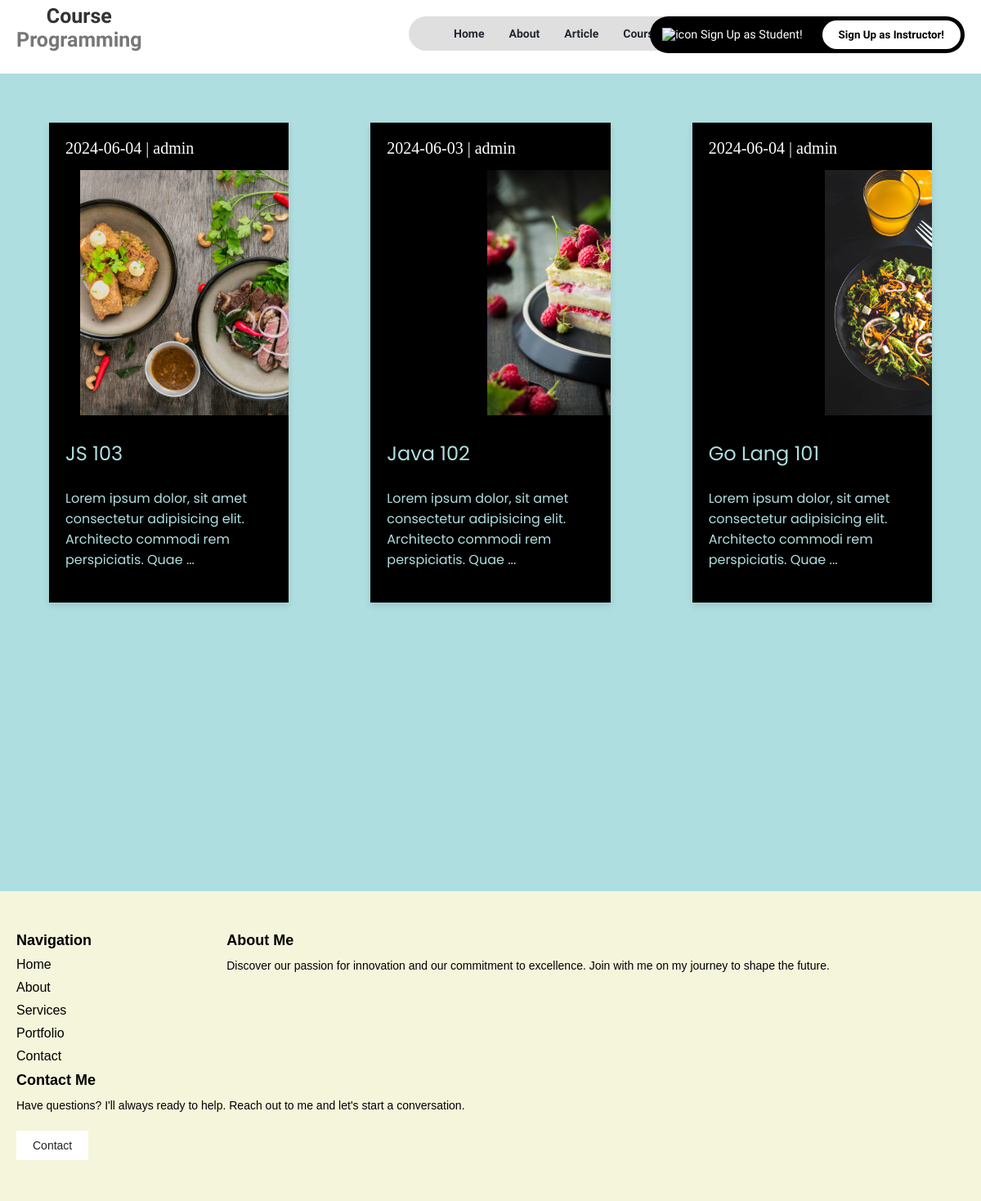
Screenshot of /index.php?q=artikel with the database file from the repository.
### tables this page shows
CREATE TABLE `articles` (
  `id` int(11) NOT NULL,
  `user_id` int(11) NOT NULL,
  `category_id` int(11) NOT NULL,
  `title` varchar(255) NOT NULL,
  `thumbnail` varchar(255) NOT NULL,
  `content` text NOT NULL,
  `published_date` date DEFAULT NULL
);

CREATE TABLE `users` (
  `id` int(11) NOT NULL,
  `username` varchar(50) NOT NULL,
  `password` varchar(255) NOT NULL,
  `permission` enum('1','2','3') NOT NULL
);

### pages/artikel.php (the view, shortened to what this page needs)
<div class="articles">
    <?php
    $crud = new Crud();
    $conn = $crud->getConnection();
    $sql = "CALL GetArticles()";
    $result = $conn->query($sql);
    if ($result) {
        $artikel = [];
        while ($row = $result->fetch_assoc()) {
            $artikel[] = $row;
        }
        foreach ($artikel as $row) :
    ?>
        <div class="article">
            <div class="card-content">
                <p class="date-author"><?= $row['published_date'] ?> | <?= $row['username']; ?></p>
                <a href="pages/detail/artikel-detail.php?id=<?= $row['id']; ?>">
                    <img src="master/artikel/<?= $row['thumbnail'] ?>" alt="thumbnail" class="thumbnail">
                    <h2 class="card-title"><?= ucwords($row['title']); ?></h2>
                    <p class="card-text"><?= strlen($row['content']) > 100 ? substr($row['content'], 0, 100) . '...' : $row['content']; ?></p>
                </a>
            </div>
        </div>
        <?php
        endforeach;
        } else {
            echo "<tr><td colspan='6'>Terjadi kesalahan pada query!</td></tr>";
        }
        ?>
</div>

### style.css (style rules this page uses)
* { padding: 0; margin: 0; }
a { text-decoration: none; }
.card-content { padding: 20px; }
.card-title { font-family: "Poppins", sans-serif; font-weight: 400; margin-top: 0; margin-bottom: 25px; font-size: 24px; color: #aedee0; }
.card-text { font-family: "Poppins", sans-serif; font-weight: 400; font-size: 16px; margin-bottom: 20px; color: #aedee0; }
.articles { display: grid; grid-template-columns: repeat(3, 6fr); text-align: left; padding: 10px; padding-bottom: 50px; color: black; }
.article { background-color: #000; color: #fff; margin-top: 50px; margin-right: 50px; margin-left: 50px; overflow: hidden; box-shadow: 0 4px 8px rgba(0, 0, 0, 0.1); }
.date-author { font-size: 20px; color: #fff; margin-bottom: 15px; }
.thumbnail { width: 485px; height: 300px; object-fit: contain; margin-bottom: 25px; }

### rows the page displays
articles: published_date "2024-06-04", user.username "admin", thumbnail (picture), title "JS 103", content "Lorem ipsum dolor, sit amet consectetur adipisicing elit. Architecto commodi rem perspiciatis. Quae"
articles: published_date "2024-06-03", user.username "admin", thumbnail (picture), title "Java 102", content "Lorem ipsum dolor, sit amet consectetur adipisicing elit. Architecto commodi rem perspiciatis. Quae"
articles: published_date "2024-06-04", user.username "admin", thumbnail (picture), title "Go Lang 101", content "Lorem ipsum dolor, sit amet consectetur adipisicing elit. Architecto commodi rem perspiciatis. Quae"
